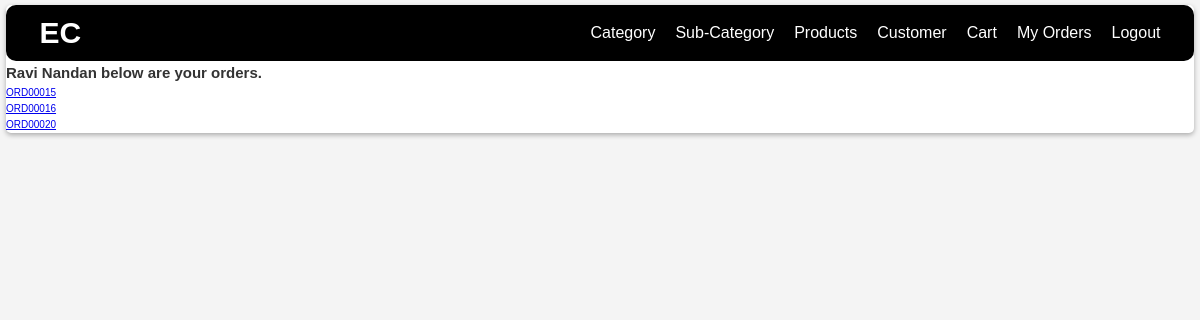
Page /orders/ (signed in) on the committed database.
### base/models.py (models this page shows, shortened)
class CustomUser(AbstractUser):
    name = models.CharField(max_length=30, blank=True, null=True)
    email = models.EmailField(max_length=50, unique=True)
    username = models.CharField(max_length=10, blank=True, null=True)
    created_at = models.DateTimeField(auto_now_add=True)
    updated_at = models.DateTimeField(auto_now=True)
    deleted_at = models.DateTimeField(null=True, blank=True)
    USERNAME_FIELD = "email"
    REQUIRED_FIELDS = ["name"]
    objects = UserManager()
    class Meta:
        ordering = ["id"]

class Order(models.Model):
    customer = models.ForeignKey(Customer, on_delete=models.CASCADE)
    order_id = models.CharField(max_length=10, unique=True, editable=False)
    created_at = models.DateTimeField(auto_now_add=True)
    updated_at = models.DateTimeField(auto_now=True)
    deleted_at = models.DateTimeField(null=True, blank=True)

### base/views.py (the view)
# urls.py: path("orders/", views.orderView, name="orders"),
@login_required(login_url="login")
def orderView(request):
    page = "totalOrders"
    user = request.user
    customer = Customer.objects.get(user=user)
    orders = Order.objects.filter(customer=customer, deleted_at=None)
    context ={"user":user,"orders":orders, "page":page}
    return render(request, "base/order/order.html", context)

### base/templates/base/order/order.html (shortened to what this page needs)
{% extends "main.html" %}
{% block content %}
{% if page == "totalOrders" %}
<div>
    <h2>{{user.name}} below are your orders.</h2>
    {% for order in orders %}
    <ul>
        <li><a href="{% url "order" order.id%}">{{order.order_id}}</a></li>
    </ul>
    {% endfor %}
</div>
{% endif %}
{% endblock content %}

### static/styles/main.css (style rules this page uses)
*, *::after, *::before { box-sizing: border-box; padding: 0; margin: 0; }
html { font-size: 62.5%; }
body { font-family: 'Poppins', sans-serif; line-height: 1.6; background-color: #f4f4f4; color: #333; }

### rows in the picture
CustomUser: name "Ravi Nandan"
Order: order_id "ORD00015"
Order: order_id "ORD00016"
Order: order_id "ORD00020"
